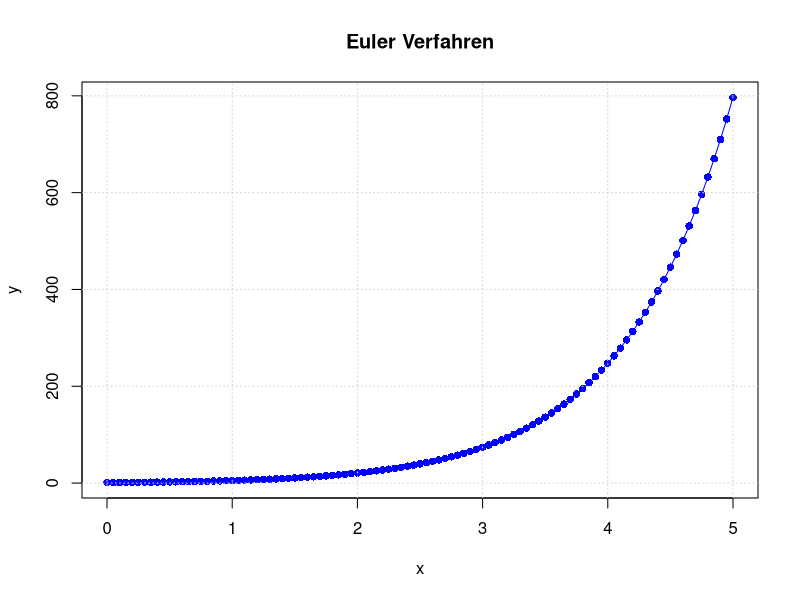
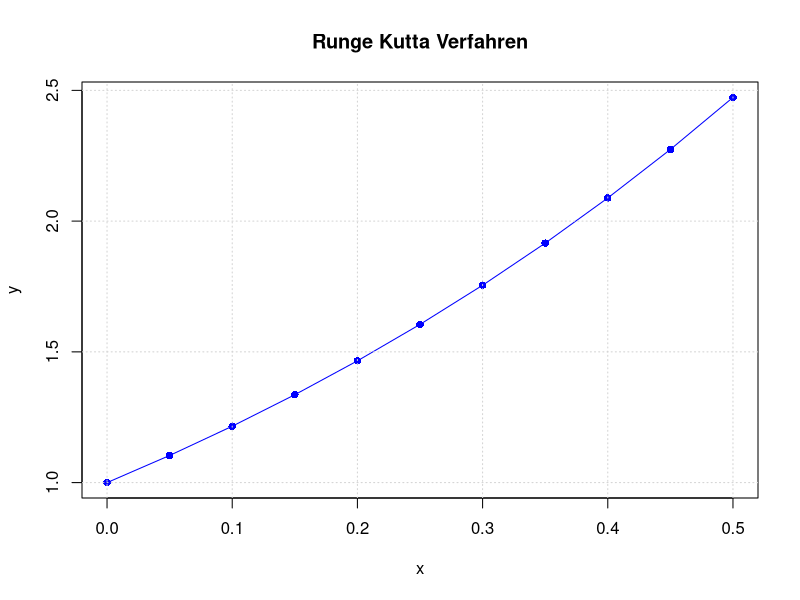
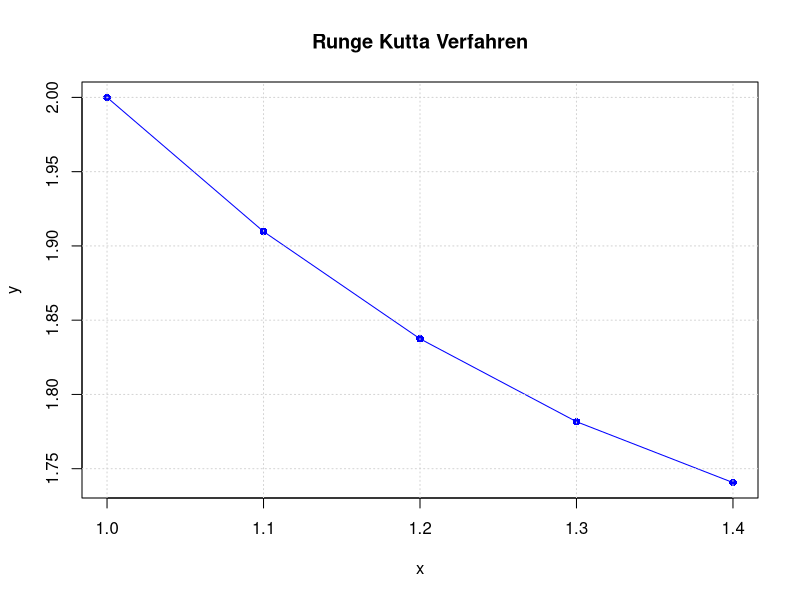
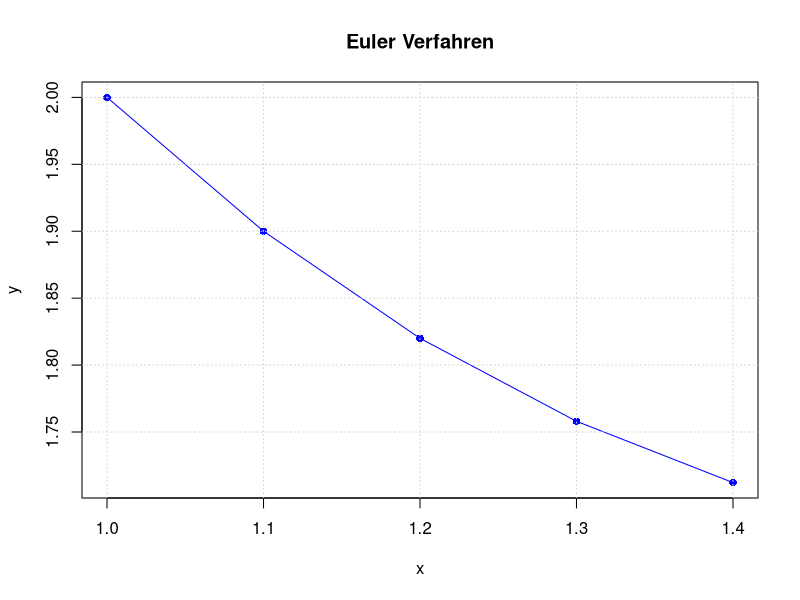
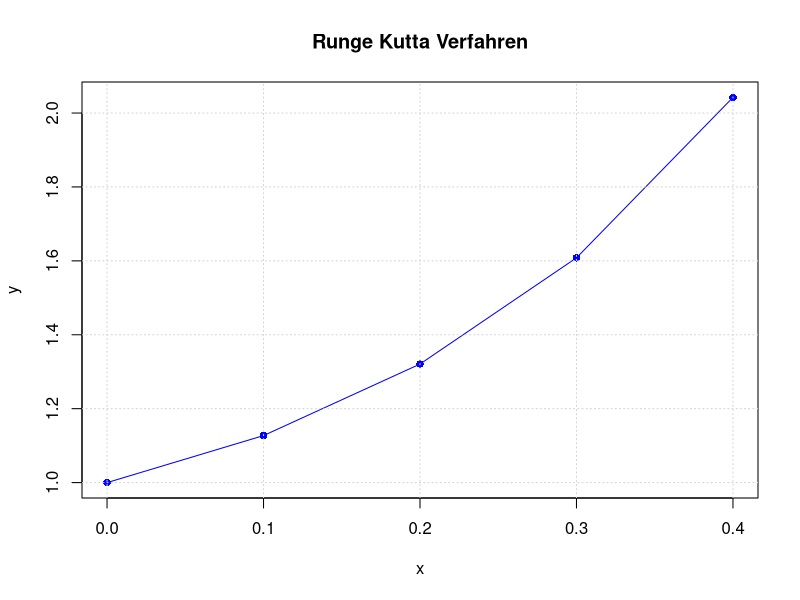
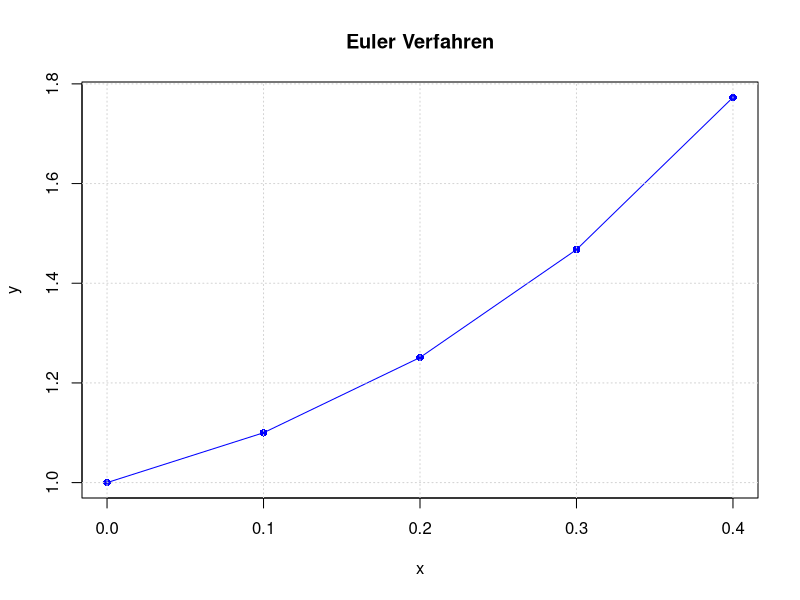

These charts were generated, in order, by the following R code:
## ---- chunk 1
euler_plot <- function(f, x0, y0, h, n) {
  # Startwerte
  x <- numeric(n + 1)
  y <- numeric(n + 1)
  
  df <- data.frame(c = numeric(), x = numeric(), y = numeric())
  
  x[1] <- x0
  y[1] <- y0
  
  # Explizites Euler Verfahren
  for (i in 1:n) {
    y[i + 1] <- y[i] + h * f(x[i], y[i])
    x[i + 1] <- x[i] + h
    new_row <- data.frame(c = i, x = x[i+1], y = y[i+1])
    df <- rbind(df, new_row)
  }
  
  plot(
    x, y,
    type = "o",
    pch = 16,
    col = "blue",
    xlab = "x",
    ylab = "y",
    main = "Euler Verfahren"
  )
  
  grid()
  print(df)
}


# Explizites Euler Verfahren; von Rye geschrieben
eulerStreckenzug <- function(func, x0, y0, h, n){
  x <- x0
  y <- y0
  for (i in 1:n) {
    y_neu <- y + h * func(x,y)
    x_neu <- x +h
    x <- x_neu
    y <- y_neu
    cat(sprintf("Zwischenergebnis %d: x=%g, y=%g\n", i, x,y))
  }
}

runge_kutta <- function(f, x0, y0, h, n) {
  x <- numeric(n + 1)
  y <- numeric(n + 1)
  
  df <- data.frame(c = numeric(), x = numeric(), y = numeric(), k1 = numeric(), k2 = numeric(), k3 = numeric(), k4 = numeric())
  
  x[1] <- x0
  y[1] <- y0
  
  df <- rbind(df, data.frame(c = 0, x = x[1], y = y[1], k1 = 0, k2 = 0, k3 = 0, k4 = 0))
  
  for(i in 1:n ){
    k1 <- h * f(x[i], y[i])
    k2 <- h * f(x[i] + h/2, y[i] + k1/2)
    k3 <- h * f(x[i] + h/2, y[i] + k2/2)
    k4 <- h * f(x[i]+h, y[i]+k3)
    
    y[i+1] = y[i] + (1/6)*(k1 + 2 * k2 + 2 * k3 + k4)
    x[i+1] = x[i] + h
    
    new_row <- data.frame(c = i, x = x[i+1], y = y[i+1], k1 = k1, k2 = k2, k3 = k3, k4 = k4)
    df <- rbind(df, new_row)
  }
  
  # Zeichnen
  plot(
    x, y,
    type = "o",
    pch = 16,
    col = "blue",
    xlab = "x",
    ylab = "y",
    main = "Runge Kutta Verfahren"
  )
  grid()
  
  print(df)
}
## ---- chunk 2
summary(cars)
## ---- chunk 3
f1 <- function(x,y){
  y + exp(x)
}
eulerStreckenzug(f1, 0, 1, 0.05, 10)
## ---- chunk 4
f1 <- function(x,y){
  y + exp(x)
}
euler_plot(f1, 0, 1, 0.05, 100)
## ---- chunk 5
f1 <- function(x,y){
  y + exp(x)
}
runge_kutta(f1, 0, 1, 0.05, 10)
## ---- chunk 6
f <- function(x,y){
  x-y
}
runge_kutta(f, 1, 2, 0.1, 4)
## ---- chunk 7
f <- function(x,y){
  x-y
}
eulerStreckenzug(f, 1, 2, 0.1, 4)
euler_plot(f, 1, 2, 0.1, 4)
## ---- chunk 8
f <- function(x,y){
  y^2+3*x
}
runge_kutta(f, 0, 1, 0.1, 4)
## ---- chunk 9
f <- function(x,y){
  y^2+3*x
}
eulerStreckenzug(f, 0, 1, 0.1, 4)
euler_plot(f, 0, 1, 0.1, 4)
